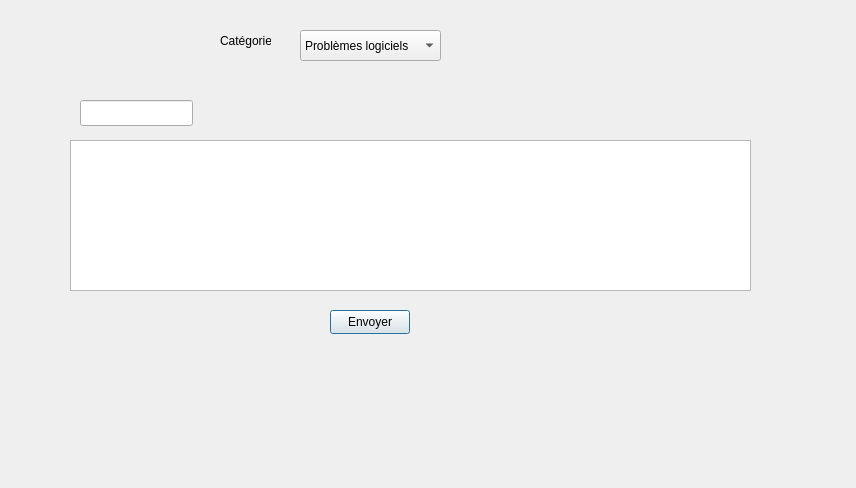
<?xml version="1.0" encoding="UTF-8"?>
<ui version="4.0">
 <class>ticketWindow</class>
 <widget class="QDialog" name="ticketWindow">
  <property name="geometry">
   <rect>
    <x>0</x>
    <y>0</y>
    <width>856</width>
    <height>488</height>
   </rect>
  </property>
  <property name="windowTitle">
   <string>Dialog</string>
  </property>
  <widget class="QComboBox" name="categorieBox">
   <property name="geometry">
    <rect>
     <x>300</x>
     <y>30</y>
     <width>141</width>
     <height>31</height>
    </rect>
   </property>
   <property name="editable">
    <bool>false</bool>
   </property>
   <property name="currentText">
    <string>Problèmes logiciels</string>
   </property>
   <item>
    <property name="text">
     <string>Problèmes logiciels</string>
    </property>
   </item>
   <item>
    <property name="text">
     <string>Informations</string>
    </property>
   </item>
   <item>
    <property name="text">
     <string>Aide Paiement</string>
    </property>
   </item>
  </widget>
  <widget class="QLabel" name="label">
   <property name="geometry">
    <rect>
     <x>220</x>
     <y>30</y>
     <width>51</width>
     <height>21</height>
    </rect>
   </property>
   <property name="text">
    <string>Catégorie</string>
   </property>
  </widget>
  <widget class="QPushButton" name="pushButton">
   <property name="geometry">
    <rect>
     <x>330</x>
     <y>310</y>
     <width>80</width>
     <height>24</height>
    </rect>
   </property>
   <property name="text">
    <string>Envoyer</string>
   </property>
  </widget>
  <widget class="QTextEdit" name="textEdit1">
   <property name="geometry">
    <rect>
     <x>70</x>
     <y>140</y>
     <width>681</width>
     <height>151</height>
    </rect>
   </property>
  </widget>
  <widget class="QLineEdit" name="titreTicket">
   <property name="geometry">
    <rect>
     <x>80</x>
     <y>100</y>
     <width>113</width>
     <height>26</height>
    </rect>
   </property>
  </widget>
 </widget>
 <resources/>
 <connections/>
</ui>
